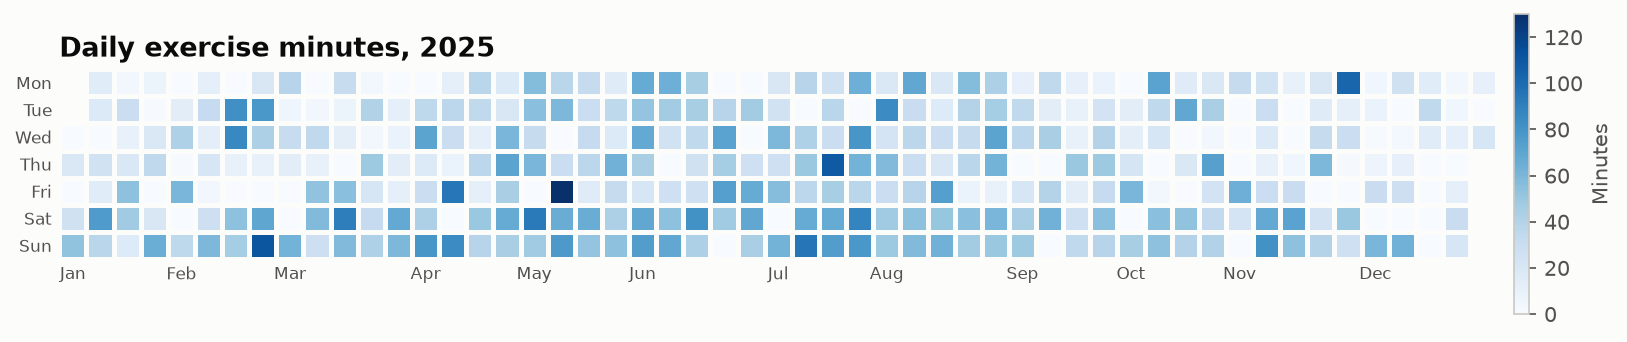

Generate this figure with Python:
"""
Calendar Heatmap  -  family: Change over time

DESIGN PURPOSE
Lays daily values out on a week-by-weekday grid, like a wall calendar, and
colors each day by magnitude. Weekly rhythms, seasonal patterns and unusual
days stand out across a whole year.

WHEN TO USE
  - Show daily data over months or years (activity, sales, commits,
    admissions)
  - Find day-of-week and seasonal patterns
  - Spot specific days with anomalies (holidays, outages)

AVOID WHEN
  - Precise values or trends need reading (color is imprecise; use a line)
  - There are fewer than ~2 months of data

ALTERNATIVES
  - Line chart
  - Heatmap of weekday × hour

EXAMPLE
Daily exercise minutes for one year.

Run:  python calendar_heatmap.py
"""
import sys
from pathlib import Path

import numpy as np
import pandas as pd
import matplotlib.pyplot as plt

# Library style: categorical colors in fixed order, recessive axes, hairline grid.
PALETTE = ["#2a78d6", "#eb6834", "#1baf7a", "#eda100",
           "#e87ba4", "#008300", "#6250d6", "#e34948"]
SEQ_CMAP = "Blues"      # sequential: one hue, light -> dark
DIV_CMAP = "RdBu_r"     # diverging: two opposite hues, neutral midpoint
GRAY = "#b8b7b1"        # de-emphasised marks
plt.rcParams.update({
    "figure.figsize": (8, 4.8), "figure.dpi": 110, "figure.facecolor": "#fcfcfb",
    "axes.facecolor": "#fcfcfb", "axes.edgecolor": "#c9c8c3", "axes.linewidth": 0.8,
    "axes.spines.top": False, "axes.spines.right": False,
    "axes.grid": True, "grid.color": "#e6e5e1", "grid.linewidth": 0.6, "axes.axisbelow": True,
    "axes.prop_cycle": plt.cycler(color=PALETTE),
    "axes.titlesize": 13, "axes.titleweight": "bold", "axes.titlelocation": "left",
    "axes.labelcolor": "#52514e", "xtick.color": "#52514e", "ytick.color": "#52514e",
    "text.color": "#0b0b0b", "font.size": 10, "lines.linewidth": 2,
    "legend.frameon": False,
})

# --- Example data ------------------------------------------------------------
rng = np.random.default_rng(15)
days = pd.date_range("2025-01-01", "2025-12-31", freq="D")
weekend = days.dayofweek >= 5
minutes = rng.gamma(2, 15, len(days)) + np.where(weekend, 25, 0) \
    + 15 * np.sin((days.dayofyear.values - 80) / 365 * 2 * np.pi)
minutes[rng.random(len(days)) < 0.12] = 0
df = pd.DataFrame({"date": days, "minutes": minutes.clip(0).round()})
df["week"] = ((df["date"] - pd.Timestamp("2024-12-30")).dt.days // 7)
df["weekday"] = df["date"].dt.dayofweek
df.head()

# --- Plot --------------------------------------------------------------------
grid = df.pivot(index="weekday", columns="week", values="minutes")
fig, ax = plt.subplots(figsize=(12, 2.8))
mesh = ax.pcolormesh(grid.columns, grid.index, grid.values, cmap=SEQ_CMAP,
                     edgecolors="#fcfcfb", linewidth=1.5, shading="nearest")
ax.set_aspect("equal")
ax.invert_yaxis()
ax.set_yticks(range(7), ["Mon", "Tue", "Wed", "Thu", "Fri", "Sat", "Sun"], fontsize=8)
month_starts = df[df["date"].dt.day == 1]
ax.set_xticks(month_starts["week"], month_starts["date"].dt.strftime("%b"), fontsize=8)
ax.grid(False)
for s in ax.spines.values():
    s.set_visible(False)
ax.tick_params(length=0)
fig.colorbar(mesh, ax=ax, shrink=0.8, pad=0.01, label="Minutes")
ax.set_title("Daily exercise minutes, 2025")
fig.tight_layout()

# --- Save / show -------------------------------------------------------------
out = Path(__file__).with_name(Path(__file__).stem + ".png")
fig.savefig(out, dpi=150, bbox_inches="tight")
print(f"saved {out}")
if "--no-show" not in sys.argv:
    plt.show()
